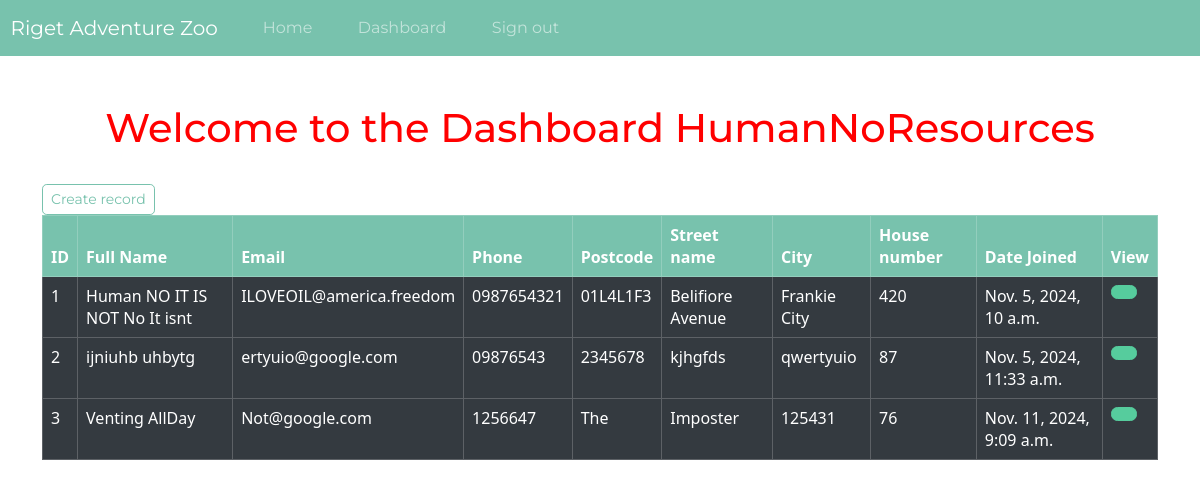
Page /dashboard (signed in) on the earlier database version.
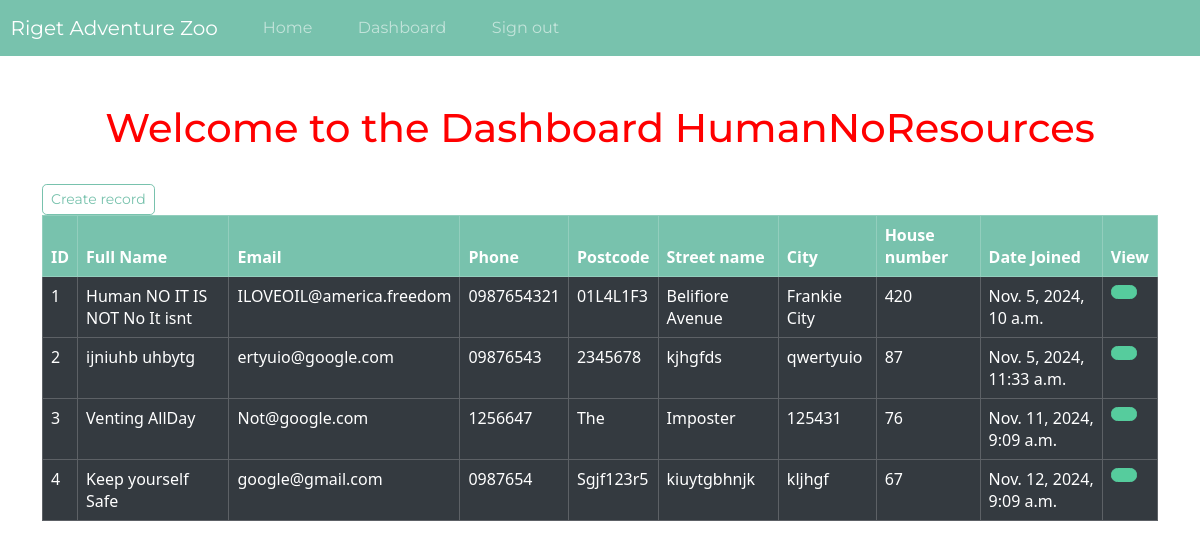
Same page on the later database version.
### website/models.py (models this page shows)
class Record(AbstractUser):
    loyalty_points = models.IntegerField(default=0)
    creation_data = models.DateTimeField(auto_now_add= True)
    phone = models.CharField(max_length=20)
    postcode = models.CharField(max_length=10)
    street_name = models.CharField(max_length = 20)
    city = models.CharField(max_length = 50)
    house_number = models.CharField(max_length=10)

### website/views.py (the view)
# urls.py: path('dashboard', views.dashboard, name="dashboard"),
@login_required(login_url='my-login')
def dashboard(request):
    if request.user.is_superuser:
        my_records = Record.objects.all()
        context = {'records': my_records}
        return render(request, 'website/dashboard.html', context=context)
    else:
        messages.error(request, "YOU ARE NOT AUTHORISED TO ACCESS THIS PAGE")
        return redirect("")

### website/templates/website/dashboard.html (shortened to what this page needs)
{% extends 'website/base.html' %}
{% block content %}
    <br>
    <h1> Welcome to the Dashboard {{user}} </h1>
    <br>
    <a class="btn btn-outline-primary btn-sm" href="{% url 'create-record' %}">
        Create record
    </a>
    <br>
    <table class="table table-dark table-hover table-bordered">
        <thead class="table-primary">
            <tr>
                <th scope="col"> ID </th>
                <th scope="col"> Full Name </th>
                <th scope="col"> Email </th>
                <th scope="col"> Phone </th>
                <th scope="col"> Postcode </th>
                <th scope="col"> Street name </th>
                <th scope="col"> City </th>
                <th scope="col"> House number </th>
                <th scope="col"> Date Joined </th>
                <th scope="col"> View </th>
            </tr>
        <tbody>
        {% if records %}
            {% for record in records %}
            <tr>
                <td> {{record.id}} </td>
                <td> {{record.first_name}} {{record.last_name}} </td>
                <td> {{record.email}} </td>
                <td> {{record.phone}} </td>
                <td> {{record.postcode}} </td>
                <td> {{record.street_name}} </td>
                <td> {{record.city}} </td>
                <td> {{record.house_number}} </td>
                <td> {{record.creation_data}} </td>
                <td> <a class="btn btn-success btn-small" href="{% url 'record' record.id %}">
                    </a>
                </td>
            </tr>
            {% endfor %}
        {% endif %}
        </tbody>
    </table>
{% endblock %}

Differences in the rows shown:
added Record: id "4", first_name "Keep yourself", last_name "Safe", email "google@gmail.com", phone "0987654", postcode "Sgjf123r5", street_name "kiuytgbhnjk", city "kljhgf", house_number "67", creation_data "Nov. 12, 2024, 9:09 a.m."
